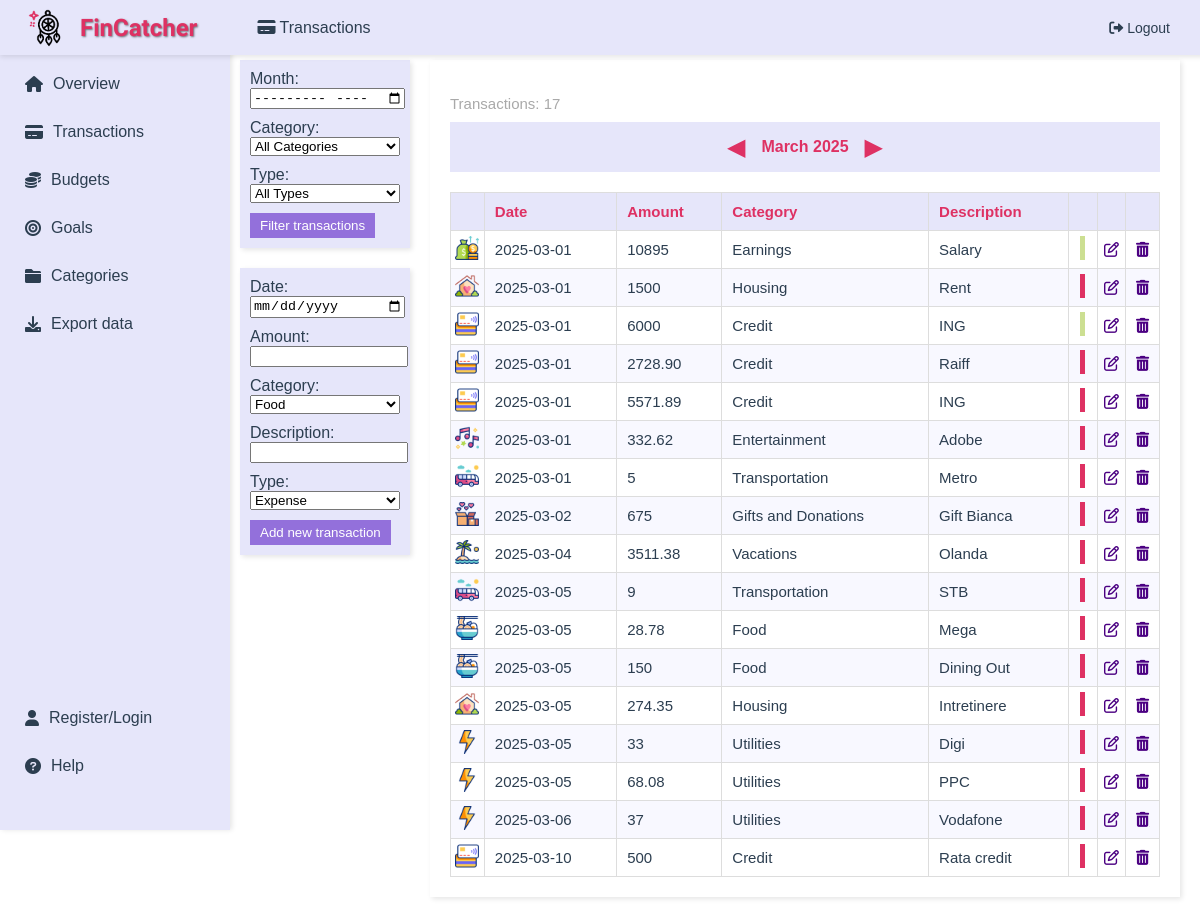
/transactions (signed in), run on the app's committed database.
### app/main/models.py (models this page shows)
class Transactions(db.Model):
    id = db.Column(db.Integer, primary_key=True, unique=True, nullable=False)
    date = db.Column(db.Date, nullable=False)
    amount = db.Column(db.Float, nullable=False)
    description = db.Column(db.String(1000), nullable=True)
    type = db.Column(db.String(10), nullable=False)
    category_id = db.Column(db.Integer, db.ForeignKey('categories.id'), nullable=False)  # references Categories table
    user_id = db.Column(db.Integer, db.ForeignKey('user.user_id'), nullable=False)  # link to User
    category = db.relationship('Categories', backref=db.backref('transactions', lazy=True))

class Categories(db.Model):
    id = db.Column(db.Integer, primary_key=True, unique=True, nullable=False)
    name = db.Column(db.String(50), nullable=False)
    description = db.Column(db.String(1000), nullable=True)
    user_id = db.Column(db.Integer, db.ForeignKey('user.user_id'), nullable=True)  # link to User
    budgets = db.relationship('Budgets', backref='category', lazy=True)
    goals = db.relationship('Goals', backref='category', lazy=True)
    __table_args__ = (UniqueConstraint('name', 'user_id', name='uix_name_user_id'),)

### app/transactions/routes.py (the view, shortened to what this page needs)
@transactions.route('/transactions', methods=['GET', 'POST'])
@login_required # protects this route to ensure only logged-in users can access it
def transactions_page():
    today = date.today() # get today's date
    filter_month = request.args.get('filter_month', f'{today.year}-{today.month:02}') # get the filter month (default: current month)
    change_month = request.args.get('change_month', 0, type=int) # change_month will allow for navigating to previous or next months
    year, month = map(int, filter_month.split('-'))
    new_date = date(year, month, 1) + relativedelta(months=change_month)
    filter_month = f'{new_date.year}-{new_date.month:02}' # to keep filter_month updated
    user_transactions_query = Transactions.query.join(Categories).filter(Transactions.user_id == current_user.user_id)
    filtered_transactions_query = apply_filters(user_transactions_query, filter_month, request.args.get('filter_category'), request.args.get('filter_type'))
    return render_template(
        'show_transactions.html',
        transactions=filtered_transactions_query.all(),
        categories=Categories.query.all(),
        category_icons=category_icons,
        page_title='Transactions',
        icon='fas fa-credit-card',
        current_month=new_date.month,
        current_year=new_date.year,
        current_month_name=new_date.strftime('%B'),
        filter_month=filter_month
    )

### app/main/models.py (called while the page is built)
@login_manager.user_loader
def load_user(user_id):
    return User.query.get(int(user_id))  # query the database to retrieve the user instance corresponding to the user_id

### app/transactions/routes.py (called while the page is built)
def apply_filters(query, filter_month, filter_category, filter_type):
    if filter_month: # if a month filter is provided
        year, month = map(int, filter_month.split('-')) # parse year and month
        start_date = date(year, month, 1)
        end_date = start_date + relativedelta(months=1) - relativedelta(days=1)
        query = query.filter(Transactions.date >= start_date, Transactions.date <= end_date).order_by(Transactions.date.asc())
    if filter_category: # if a category filter is provided
        query = query.filter(Transactions.category_id == filter_category) # filter by the specified category
    if filter_type: # if a type filter is provided
        query = query.filter(Transactions.type == filter_type) # filter by the specified type
    return query # return the filtered query object

### app/transactions/templates/show_transactions.html (shortened to what this page needs)
{% extends "layout.html" %}
{% block content %}
<div style="display: flex; flex-direction: row; justify-content: flex-start;">
    <div style="display: flex; flex-direction: column; margin-right: 20px;">
        <form id="filter-form" action="{{ url_for('transactions.transactions_page') }}" method="GET" style="background-color: #E6E6FA; padding: 10px; box-shadow: 2px 2px 5px rgba(0,0,0,0.1); margin-bottom: 20px; width: 150px;">
            <label for="filter-month" style="margin-bottom: 2px;">Month:</label>
            <input type="month" id="filter-month" name="filter_month" style="margin-bottom: 10px; width: 100%;" required style="margin-bottom: 10px; width: 100%;">
            <label for="filter-category" style="margin-bottom: 2px;">Category:</label>
            <select id="filter-category" name="filter_category" style="margin-bottom: 10px; width: 100%;">
                <option value="">All Categories</option>
            </select>
            <label for="filter-type" style="margin-bottom: 2px;">Type:</label>
            <select id="filter-type" name="filter_type" style="margin-bottom: 10px; width: 100%;">
                <option value="">All Types</option>
            </select>
            <button type="submit" style="background-color: #9370DB; color: white; padding: 5px 10px; border: none; cursor: pointer;">Filter transactions</button>
        </form>
        <form id="add-transaction-form" action="{{ url_for('transactions.transactions_page') }}" method="POST" style="background-color: #E6E6FA; padding: 10px; box-shadow: 2px 2px 5px rgba(0,0,0,0.1); width: 150px;">
            <label for="date" style="margin-bottom: 2px;">Date:</label>
            <input type="date" id="date" name="date" required style="margin-bottom: 10px; width: 100%;">
            <label for="amount" style="margin-bottom: 2px;">Amount:</label>
            <input type="number" step="0.01" id="amount" name="amount" required min="0.1" required style="margin-bottom: 10px; width: 100%;">
            <label for="category_id" style="margin-bottom: 2px;">Category:</label>
            <select id="category_id" name="category_id" required style="margin-bottom: 10px; width: 100%;">
                {% for category in categories %}
                    <option value="{{ category.id }}">{{ category.name }}</option>
                {% endfor %}
            </select>
            <label for="description" style="margin-bottom: 2px;">Description:</label>
            <input type="text" id="description" name="description" style="margin-bottom: 10px; width: 100%;">
            <label for="type" style="margin-bottom: 2px;">Type:</label>
            <select id="type" name="type" required style="margin-bottom: 10px; width: 100%;">
                <option value="expense">Expense</option>
            </select>
            <button type="submit" style="background-color: #9370DB; color: white; padding: 5px 10px; border: none; cursor: pointer;">Add new transaction</button>
        </form>
    </div>
    <div style="display: flex; flex-direction: row; width: calc(100% - 190px);">
        <div id="transactions-list" style="background-color: #ffffff; padding: 20px; box-shadow: 2px 2px 5px rgba(0,0,0,0.1); flex: 1;">
            <p style="font-size: 15px; color: #A9A9A9; margin-bottom: 10px;">Transactions: {{ transactions|length }}</p>
            <div class="filter-bar" style="display: flex; align-items: center; justify-content: center; margin-bottom: 20px; background-color: #E6E6FA; padding: 10px;">
                <form action="{{ url_for('transactions.transactions_page') }}" method="GET" style="display: flex; align-items: center;">
                    <button type="submit" name="change_month" value="-1" style="background: none; border: none; cursor: pointer; font-size: 24px; color: #DE3163;">&#9664;</button>
                    <span id="current-month" style="margin: 0 10px; font-weight: bold; color: #DE3163;">{{ current_month_name }} {{ current_year }}</span>
                    <button type="submit" name="change_month" value="1" style="background: none; border: none; cursor: pointer; font-size: 24px; color: #DE3163;">&#9654;</button>
                </form>
            </div>
            <table style="width: 100%; border-collapse: collapse; text-align: left; font-size: 15px;">
                <thead style="background-color: #E6E6FA; color: #DE3163;">
                    <tr>
                        <th style="padding: 10px; border: 1px solid #DDD;"></th>
                        <th style="padding: 10px; border: 1px solid #DDD;">Date</th>
                        <th style="padding: 10px; border: 1px solid #DDD;">Amount</th>
                        <th style="padding: 10px; border: 1px solid #DDD;">Category</th>
                        <th style="padding: 10px; border: 1px solid #DDD;">Description</th>
                        <th style="padding: 10px; border: 1px solid #DDD;"></th>
                        <th style="padding: 10px; border: 1px solid #DDD;"></th>
                        <th style="padding: 10px; border: 1px solid #DDD;"></th>
                    </tr>
                </thead>
                <tbody>
                    {% for transaction in transactions %}
                    <tr style="background-color: {% if loop.index0 % 2 == 0 %}#FFFFFF{% else %}#F8F8FF{% endif %};">
                        <td style="padding: 0; border: 1px solid #DDD; text-align: center;">
                            <img src="{{ category_icons[transaction.category_id if transaction.category_id <= 16 else 17] }}" alt="Category icon" style="width:24px; height:24px;">
                        </td>
                        <td style="padding: 10px; border: 1px solid #DDD;">{{ transaction.date }}</td>
                        <td style="padding: 10px; border: 1px solid #DDD;">
                            {{ "%.0f"|format(transaction.amount) if transaction.amount.is_integer() else "%.2f"|format(transaction.amount) }}
                        </td>
                        <td style="padding: 10px; border: 1px solid #DDD;">{{ transaction.category.name }}</td>
                        <td style="padding: 10px; border: 1px solid #DDD;">{{ transaction.description }}</td>
                        <td style="padding: 0px; border: 1px solid #DDD; text-align: center;">
                            {% if transaction.category_id == 10 %}
                                <div style="width: 5px; height: 24px; background-color: #0077b6; display: inline-block;"></div>
                            {% elif transaction.type == 'expense' %}
                                <div style="width: 5px; height: 24px; background-color: #DE3163; display: inline-block;"></div>
                            {% else %}
                                <div style="width: 5px; height: 24px; background-color: #CCDF92; display: inline-block;"></div>
                            {% endif %}
                        </td>
                        <td style="padding: 0; border: 1px solid #DDD; text-align: center;">
                            <a href="{{ url_for('transactions.edit_transaction', id=transaction.id) }}" class="edit-btn" style="color: #4B0082;">
                                <i class="fa-regular fa-pen-to-square"></i>
                            </a>
                        </td>
                        <td style="padding: 0; border: 1px solid #DDD; text-align: center;">
                            <div style="display: flex; justify-content: center; align-items: center; gap: 0;">
                                <a href="{{ url_for('transactions.delete_transaction', id=transaction.id) }}" class="delete-btn" style="display: flex; justify-content: center; align-items: center; width: 24px; height: 24px; color: #4B0082;" onclick="confirmDelete(event, {{ transaction.id }});">
                                    <i class="fas fa-trash-alt"></i>
                                </a>
                            </div>
                        </td>
                    </tr>
                {% endfor %}
                </tbody>
            </table>
        </div>
    </div>
    </div>
</div>
{% endblock %}

### app/main/templates/layout.html (style rules this page uses)
body { margin: 0; font-family: Arial, sans-serif; background-color: #ffffff; color: #2c3e50; }

### data on the page
Transactions: shows a picture, amount "10895", type "income" (drawn)
Transactions: amount "1500", type "expense" (drawn)
Transactions: amount "6000", type "income" (drawn)
Transactions: amount "2728.90", type "expense" (drawn)
Transactions: amount "5571.89", type "expense" (drawn)
Transactions: shows a picture, amount "332.62", type "expense" (drawn)
Transactions: amount "5", type "expense" (drawn)
Transactions: shows a picture, amount "675", type "expense" (drawn)
Transactions: shows a picture, amount "3511.38", type "expense" (drawn)
Transactions: amount "9", type "expense" (drawn)
Transactions: amount "28.78", type "expense" (drawn)
Transactions: amount "150", type "expense" (drawn)
Transactions: amount "274.35", type "expense" (drawn)
Transactions: amount "33", type "expense" (drawn)
Transactions: amount "68.08", type "expense" (drawn)
Transactions: amount "37", type "expense" (drawn)
Transactions: amount "500", type "expense" (drawn)

### other printed values
{{ page_title }} "Transactions"
{{ transactions|length }} "17"
{{ current_month_name }} "March"
{{ current_year }} "2025"
form field category_id "Food"
